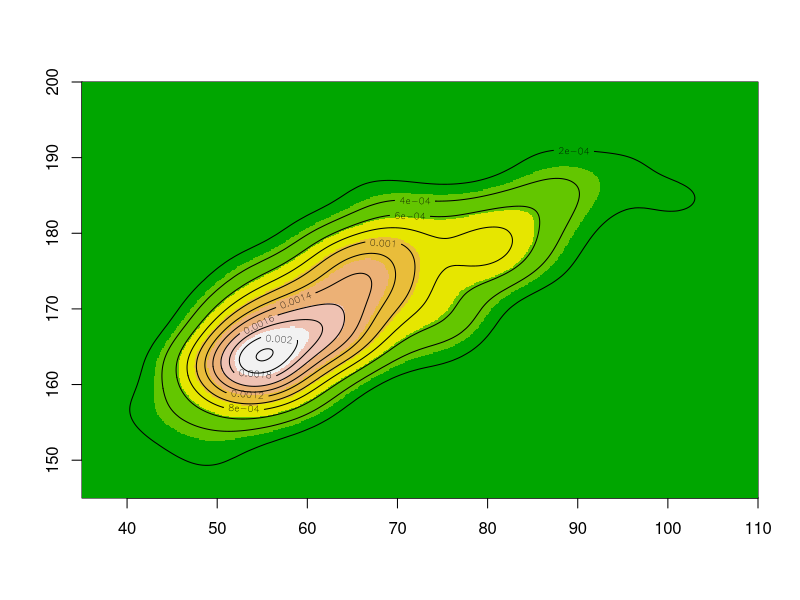

This chart was generated by the following R code:
library(car)
library(KernSmooth)

# 手順3.4（カーネル密度推定におけるバンド幅選択）p.80参照
#  Hの候補値をあらかじめH1,H2,…と用意する
#  Hの候補それぞれについて積分二乗誤差(3.35)の値を計算し、記録する
#  最小の積分二乗誤差を与えるHiを最適解として採用する
x <- Davis[, c("weight", "height")]
h <- c(dpik(x$weight), dpik(x$height)) # カーネル幅の自動推定
est <-
  bkde2D(x, bandwidth = h, gridsize = c(10 ^ 3, 10 ^ 3)) # 格子点上でpを計算
d <- list(x = est$x1,
          y = est$x2,
          z = est$fhat)
image(d,
      col = terrain.colors(7),
      xlim = c(35, 110),
      ylim = c(145, 200))
contour(d, add = T)

# 以降は標本数nとカーネル行列Kを予め用意する必要があるが、分からず…
# https://tjo.hatenablog.com/entry/2017/05/23/190000
# にも、
# 「ただし、p.83の異常度の評価のところのカーネル行列Kがどこで出てきたのか
# （もしくはどう入れるべきか）なのかが分からず。。。一旦ここではスキップ
# してあります。やり方が分かったら追記します。」
# とあり、かつ追記が無かったので私もスキップすることにした。